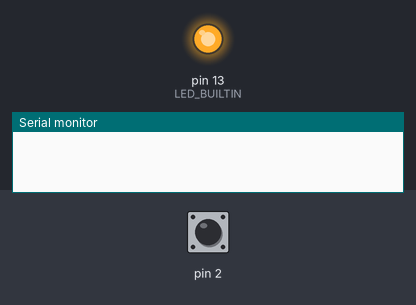
The sketch below on a simulated Arduino Uno, built with avr-gcc and run on an emulated ATmega328P. Shown: output pins drawn as LEDs (lit = HIGH), the last lines printed to the serial monitor. Dashed ring = blinking. Inputs (shaded band) come from the test bench; at power-on: pin 2 HIGH.

Above: at 0.1 s.
At 2.4 s:
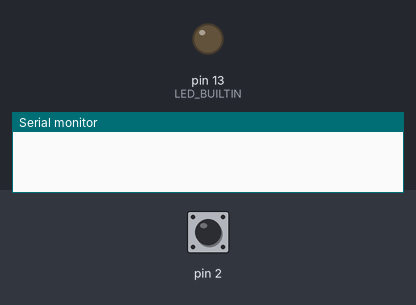
2.5 s: pin 2 pulsed LOW 2 times (0.12 s each, 0.3 s apart)
At 3.77 s:
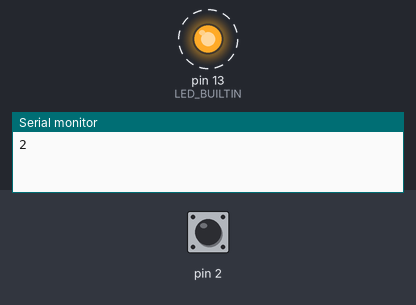
Timing chart, 0 to 5.8 s (numbered marks = the images above; inputs shaded):
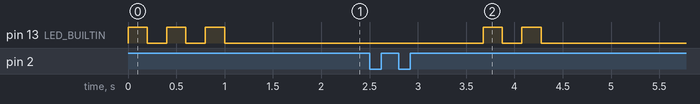

The sketch:

sketch_mar30a.ino
```cpp
void blinkFor(int times) {
  int delayTime = 200;
  int counter = 0;
  while(counter < times) {
    digitalWrite(LED_BUILTIN, HIGH);
    delay(delayTime);
    digitalWrite(LED_BUILTIN, LOW);
    delay(delayTime);
    counter = counter + 1;
  }
}

void setup() {
  Serial.begin(9600);
  // Sets the onboard LED as our output
  pinMode(LED_BUILTIN, OUTPUT);
  // Gets the HIGH and LOW from Digital 2
  pinMode(2, INPUT);
  // Hello i am alive
  blinkFor(3);
}

void loop() {
  int counterCircuitBreak = 0;
  int counterEnd = 0;

  // Wait for the dial to stop working, then print result
  while(counterEnd <= 30) {
    int input = digitalRead(2);
    if(input == LOW) {
      // Circuit broken
      counterCircuitBreak = counterCircuitBreak + 1;
    } else {
      // No signal
      counterEnd = counterEnd + 1;
    }
    // 70 is roundabout the interval of the circuitbreaking element
    delay(75);
  }

  // Write result to console and blink
  if(counterCircuitBreak != 0) {
    // Write to Output
    Serial.print(counterCircuitBreak);
    Serial.println();
    // Blink chosen number
    blinkFor(counterCircuitBreak);
  }
}
```

Measured:
- after the input at 2.5 s, pin 13 (LED_BUILTIN): alternates HIGH for 0.20 s and LOW for 0.20 s, 4 changes in all, then stays LOW, starting after 1.2 s
